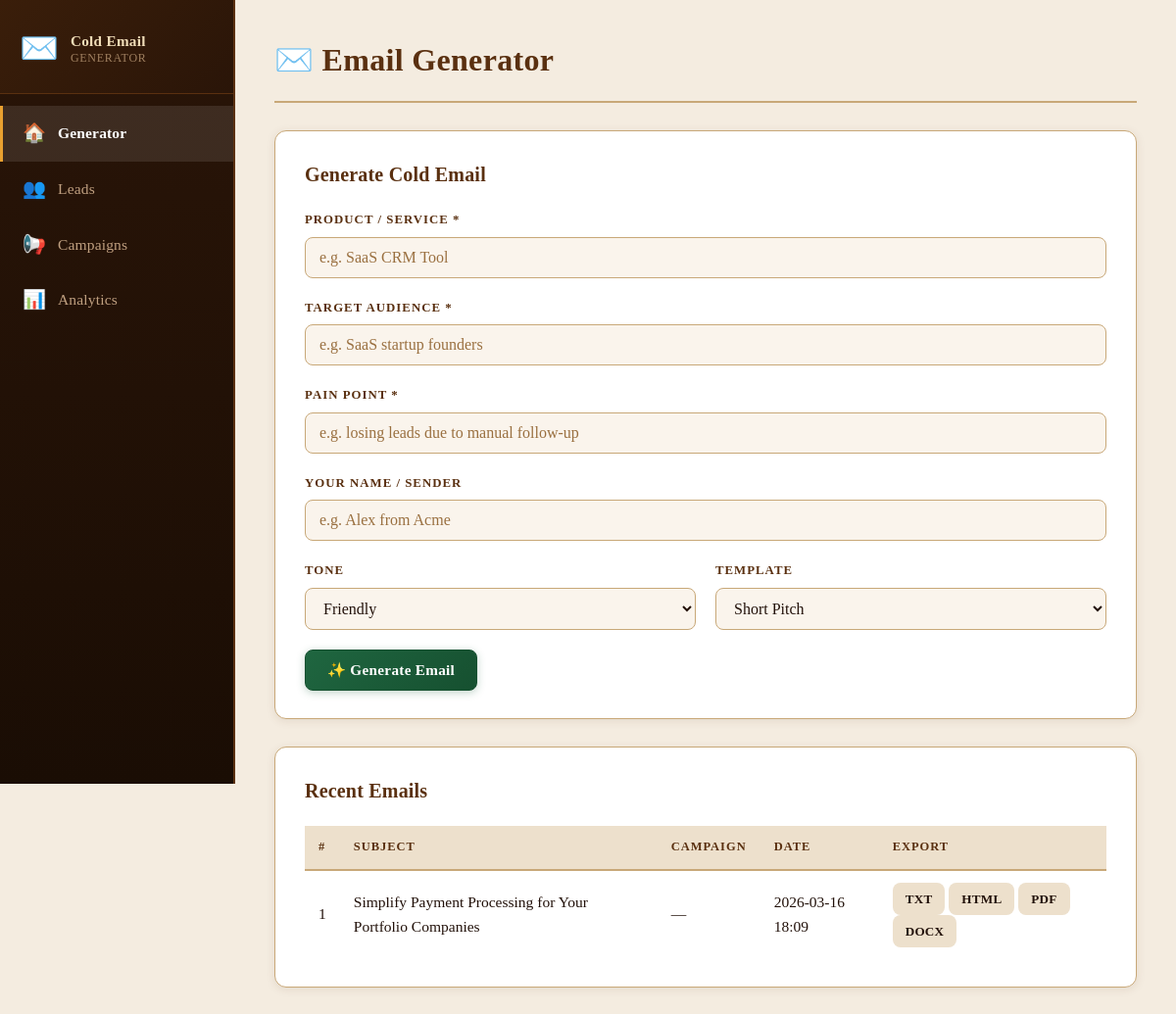
The page / on the database its author committed.
### tables this page shows
CREATE TABLE emails (
            id          INTEGER PRIMARY KEY AUTOINCREMENT,
            campaign_id INTEGER REFERENCES campaigns(id),
            lead_id     INTEGER REFERENCES leads(id),
            subject     TEXT,
            body        TEXT,
            opened      INTEGER DEFAULT 0,
            replied     INTEGER DEFAULT 0,
            created_at  DATETIME DEFAULT CURRENT_TIMESTAMP
        );

### app.py (the view)
@app.route('/')
def index():
    db = get_db()
    emails = db.execute(
        'SELECT e.*, c.name as campaign_name FROM emails e '
        'LEFT JOIN campaigns c ON e.campaign_id = c.id '
        'ORDER BY e.created_at DESC LIMIT 20'
    ).fetchall()
    return render_template('index.html', emails=emails)

### models/db.py (called while the page is built)
def get_db():
    if 'db' not in g:
        g.db = sqlite3.connect(
            config.DATABASE_PATH,
            detect_types=sqlite3.PARSE_DECLTYPES
        )
        g.db.row_factory = sqlite3.Row
        g.db.execute('PRAGMA journal_mode=WAL')
        g.db.execute('PRAGMA foreign_keys=ON')
    return g.db

### templates/index.html (shortened to what this page needs)
{% extends "base.html" %}
{% block page_title %}✉️ Email Generator{% endblock %}
{% block content %}
<div class="gen-grid" id="gen-grid">
  <div class="card">
    <h2 class="card-title">Generate Cold Email</h2>
    <form id="gen-form">
      <div class="form-group">
        <label for="product">Product / Service *</label>
        <input type="text" id="product" name="product" placeholder="e.g. SaaS CRM Tool" required />
      </div>
      <div class="form-group">
        <label for="audience">Target Audience *</label>
        <input type="text" id="audience" name="audience" placeholder="e.g. SaaS startup founders" required />
      </div>
      <div class="form-group">
        <label for="pain_point">Pain Point *</label>
        <input type="text" id="pain_point" name="pain_point" placeholder="e.g. losing leads due to manual follow-up" required />
      </div>
      <div class="form-group">
        <label for="sender">Your Name / Sender</label>
        <input type="text" id="sender" name="sender" placeholder="e.g. Alex from Acme" />
      </div>
      <div class="form-row">
        <div class="form-group">
          <label for="tone">Tone</label>
          <select id="tone" name="tone">
            <option value="friendly">Friendly</option>
          </select>
        </div>
        <div class="form-group">
          <label for="template_type">Template</label>
          <select id="template_type" name="template_type">
            <option value="short_pitch">Short Pitch</option>
          </select>
        </div>
      </div>
      <button type="submit" class="btn btn-primary" id="gen-btn">
        ✨ Generate Email
      </button>
    </form>
  </div>
</div>
{% if emails %}
<div class="card mt-4">
  <h2 class="card-title">Recent Emails</h2>
  <div class="table-wrap">
    <table class="data-table">
      <thead>
        <tr>
          <th>#</th>
          <th>Subject</th>
          <th>Campaign</th>
          <th>Date</th>
          <th>Export</th>
        </tr>
      </thead>
      <tbody>
        {% for e in emails %}
        <tr>
          <td>{{ e.id }}</td>
          <td>{{ e.subject }}</td>
          <td>{{ e.campaign_name or '—' }}</td>
          <td>{{ e.created_at[:16] }}</td>
          <td>
            <a href="/export/{{ e.id }}/txt"  class="btn btn-xs">TXT</a>
            <a href="/export/{{ e.id }}/html" class="btn btn-xs">HTML</a>
            <a href="/export/{{ e.id }}/pdf"  class="btn btn-xs">PDF</a>
            <a href="/export/{{ e.id }}/docx" class="btn btn-xs">DOCX</a>
          </td>
        </tr>
        {% endfor %}
      </tbody>
    </table>
  </div>
</div>
{% endif %}
{% endblock %}

### static/style.css (style rules this page uses)
*, *::before, *::after { box-sizing: border-box; margin: 0; padding: 0; }
:root { --bg: #f4ece0; --surface: #ffffff; --surface2: #faf4ec; --surface3: #ede0cc; --border: #c8a878; --border-lt: #dfc090; --green: #1f6640; --green-hover: #165030; --green-lt: #278050; --red: #a02818; --red-lt: #c8341e; --amber: #8a5808; --amber-lt: #b07010; --lemon: #607010; --lemon-lt: #788c18; --brown: #5a3010; --brown-lt: #7a4818; --primary: var(--green); --primary-hover: var(--green-hover); --accent: var(--red); --success-bg: #e8f5ee; --success-bd: #3a9a60; --success-tx: #1a5c38; --error-bg: #fdecea; --error-bd: #c83428; --error-tx: #8a1c14; --info-bg: #eaf4f0; --info-bd: #4a9a70; --info-tx: #1e5c40; --warn-bg: #fdf4e0; --warn-bd: #c09020; --warn-tx: #7a5808; --text: #22110a; --text-muted: #6a4020; --text-dim: #9a7040; --radius: 12px; --sidebar-w: 240px; }
html { font-size: 16px; }
body { font-family: 'Georgia', 'Times New Roman', serif; background: var(--bg); color: var(--text); display: flex; min-height: 100vh; line-height: 1.6; }
.card { background: var(--surface); border: 1px solid var(--border); border-radius: var(--radius); padding: 28px 30px; box-shadow: 0 2px 10px rgba(90,48,16,0.10); }
.card-title { font-size: 1.25rem; font-weight: 700; font-family: 'Georgia', serif; color: var(--brown); margin-bottom: 20px; letter-spacing: 0.01em; }
.mt-4 { margin-top: 24px; }
.gen-grid { display: block; margin-bottom: 28px; }
.gen-grid > .card { margin-bottom: 24px; }
.form-group { margin-bottom: 20px; }
.form-group label { display: block; font-size: 0.8rem; font-weight: 700; color: var(--brown); margin-bottom: 7px; text-transform: uppercase; letter-spacing: 0.08em; font-family: 'Georgia', serif; }
.form-row { display: grid; grid-template-columns: 1fr 1fr; gap: 20px; }
input[type="text"], input[type="email"], input[type="password"], input[type="file"], select, textarea { width: 100%; background: var(--surface2); border: 1px solid var(--border); border-radius: 8px; color: var(--text); padding: 11px 14px; font-size: 1rem; font-family: 'Georgia', serif; outline: none; transition: border-color 0.2s, box-shadow 0.2s; }
select option { background: #fff; color: var(--text); }
::placeholder { color: var(--text-dim); opacity: 1; }
.btn { display: inline-flex; align-items: center; gap: 7px; padding: 11px 22px; border-radius: 8px; border: 1px solid transparent; cursor: pointer; font-size: 0.95rem; font-weight: 700; font-family: 'Georgia', serif; text-decoration: none; letter-spacing: 0.02em; transition: all 0.18s; background: var(--surface3); color: var(--text); }
.btn-primary { background: linear-gradient(135deg, var(--green), var(--green-hover)); color: #fff; border-color: var(--green-hover); box-shadow: 0 2px 8px rgba(31,102,64,0.28); }
.btn-xs { padding: 5px 12px; font-size: 0.82rem; }
.table-wrap { overflow-x: auto; }
.data-table { width: 100%; border-collapse: collapse; font-size: 0.97rem; }
.data-table th { text-align: left; padding: 12px 14px; background: var(--surface3); color: var(--brown); font-size: 0.78rem; text-transform: uppercase; letter-spacing: 0.08em; font-family: 'Georgia', serif; font-weight: 700; border-bottom: 2px solid var(--border); }
.data-table td { padding: 12px 14px; border-bottom: 1px solid var(--border-lt); vertical-align: middle; font-size: 0.97rem; color: var(--text); }
.data-table tr:last-child td { border-bottom: none; }

### rows shown on the page
emails: id "1", subject "Simplify Payment Processing for Your Portfolio Companies", campaign_name "—", created_at "2026-03-16 18:09"
